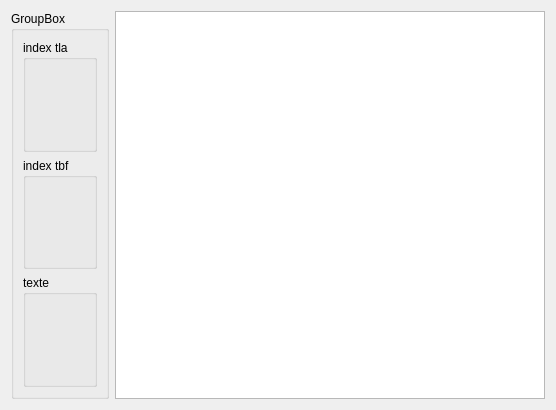
<?xml version="1.0" encoding="UTF-8"?>
<ui version="4.0">
 <class>tol_generator</class>
 <widget class="QDialog" name="tol_generator">
  <property name="geometry">
   <rect>
    <x>0</x>
    <y>0</y>
    <width>556</width>
    <height>410</height>
   </rect>
  </property>
  <property name="windowTitle">
   <string>Dialog</string>
  </property>
  <layout class="QHBoxLayout" name="horizontalLayout">
   <item>
    <widget class="QGroupBox" name="groupBox">
     <property name="title">
      <string>GroupBox</string>
     </property>
     <layout class="QVBoxLayout" name="verticalLayout">
      <item>
       <widget class="QGroupBox" name="groupBox_2">
        <property name="title">
         <string>index tla</string>
        </property>
       </widget>
      </item>
      <item>
       <widget class="QGroupBox" name="groupBox_4">
        <property name="title">
         <string>index tbf</string>
        </property>
       </widget>
      </item>
      <item>
       <widget class="QGroupBox" name="groupBox_3">
        <property name="title">
         <string>texte</string>
        </property>
       </widget>
      </item>
     </layout>
    </widget>
   </item>
   <item>
    <widget class="QPlainTextEdit" name="plainTextEdit">
     <property name="font">
      <font>
       <family>Monospace</family>
      </font>
     </property>
    </widget>
   </item>
  </layout>
 </widget>
 <resources/>
 <connections/>
</ui>
